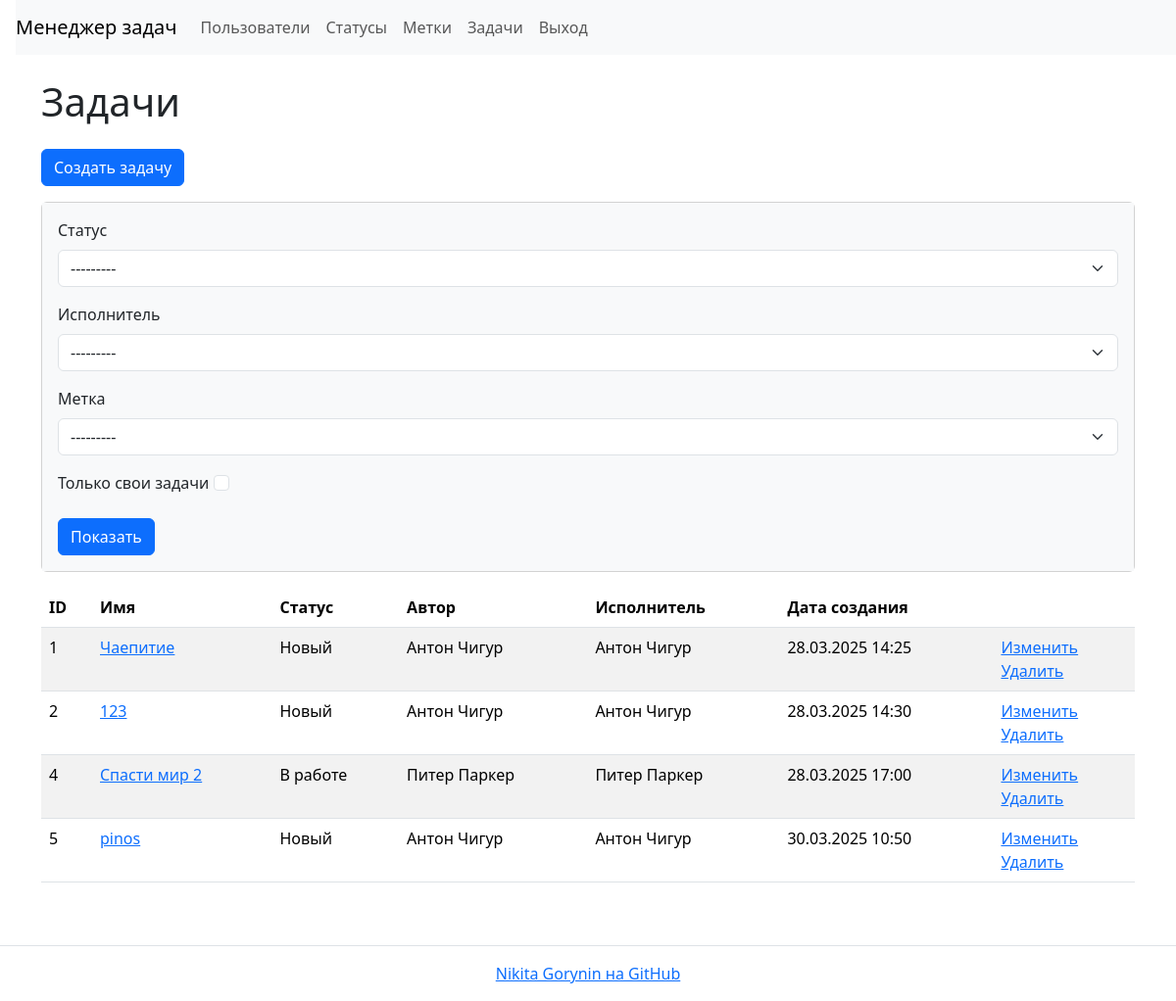
/tasks/ (signed in), run on an earlier commit of the app's database.
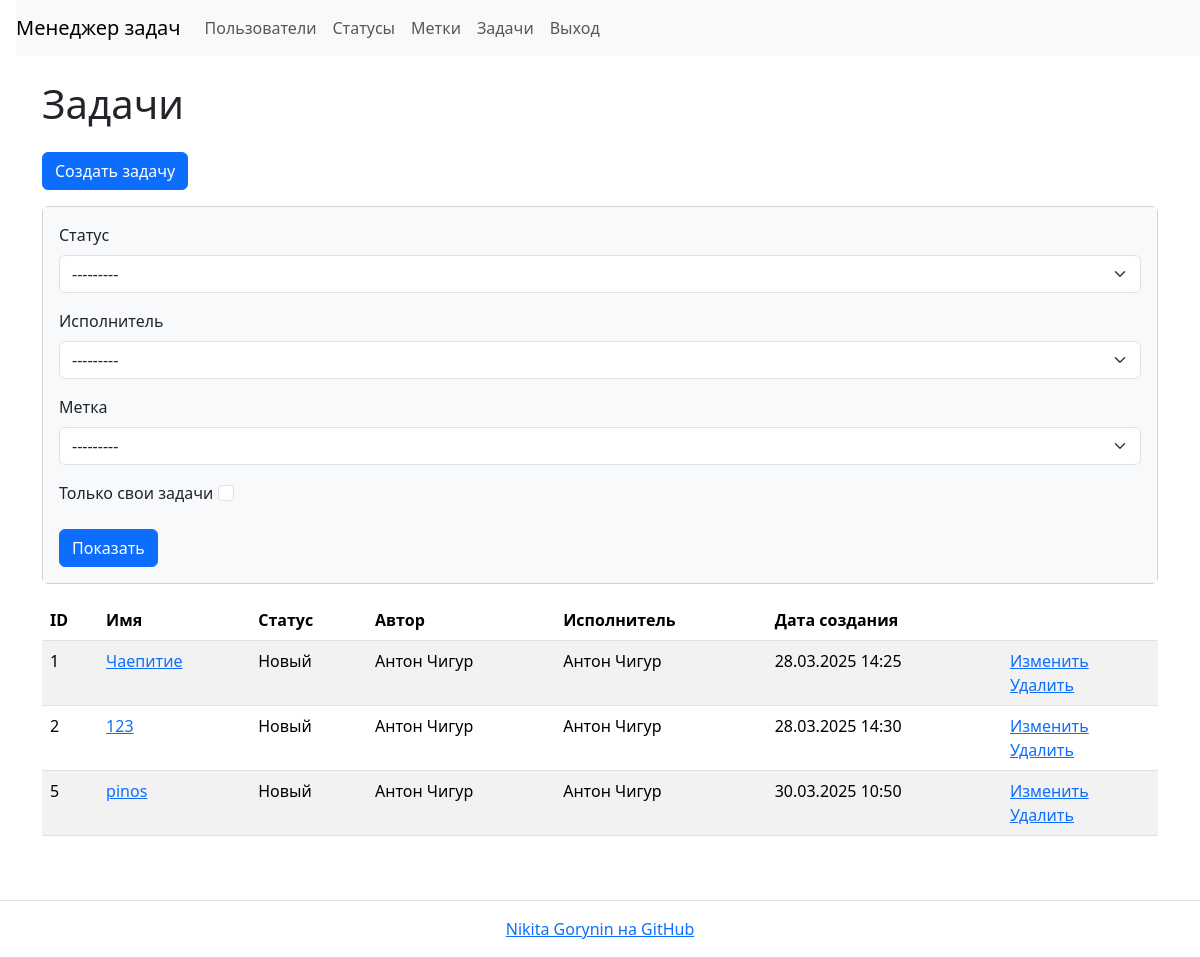
And on a later commit of the database.
### task_manager/tasks/models.py (models this page shows, shortened)
class Task(models.Model):
    name = models.CharField(
        max_length=150,
        blank=False,
        unique=True,
        verbose_name='Имя'
    )
    description = models.TextField(
        max_length=10000,
        blank=True,
        verbose_name='Описание'
    )
    date_created = models.DateTimeField(
        auto_now_add=True,
        verbose_name='Creation date'
    )
    author = models.ForeignKey(
        User,
        on_delete=models.PROTECT,
        related_name='author',
        verbose_name='Автор'
    )
    status = models.ForeignKey(
        Status,
        on_delete=models.PROTECT,
        related_name='statuses',
        verbose_name='Статус'
    )
    executor = models.ForeignKey(
        User,
        on_delete=models.PROTECT,
        related_name='executor',
        verbose_name='Исполнитель'
    )
    labels = models.ManyToManyField(
        Label,
        through='TaskLabelRelation',
        through_fields=('task', 'label'),
        blank=True,
        related_name='labels',
        verbose_name='Метки'
    )
    class Meta:
        verbose_name = 'Задача'
        verbose_name_plural = 'Задачи'

### task_manager/statuses/models.py (models this page shows)
class Status(models.Model):
    date_created = models.DateTimeField(auto_now_add=True)
    name = models.CharField(max_length=400, unique=True)
    def __str__(self):
        return self.name

### task_manager/users/models.py (models this page shows)
class User(AbstractUser):
    first_name = models.CharField(max_length=150)
    last_name = models.CharField(max_length=150)
    def __str__(self):
        return self.get_full_name()

### task_manager/tasks/views.py (the view)
# urls.py: path('', TasksListView.as_view(), name='tasks'),
class TasksListView(AuthRequiredMixin, FilterView):
    template_name = 'tasks/list.html'
    model = Task
    filterset_class = TaskFilter
    context_object_name = 'tasks'
    extra_context = {
        'header': 'Задачи'
    }

### task_manager/labels/models.py (called while the page is built)
    def __str__(self):
        return self.name

### task_manager/mixins.py (called while the page is built)
    def dispatch(self, request, *args, **kwargs):
        if not request.user.is_authenticated:
            self.error(request, self.auth_message)
            return redirect(reverse_lazy('login'))
        return super().dispatch(request, *args, **kwargs)

### task_manager/templates/tasks/list.html
{% extends "base.html" %}
{% block content %}
    <h1 class="my-4">{{ header }}</h1>
    <a class="btn btn-primary mb-3" href="{% url 'task_create' %}">Создать задачу</a>
    {% include "tasks/filter.html" %}
    <table class="table table-striped">
        <thead>
            <tr>
                <th>ID</th>
                <th>Имя</th>
                <th>Статус</th>
                <th>Автор</th>
                <th>Исполнитель</th>
                <th>Дата создания</th>
                <th></th>
            </tr>
        </thead>
        <tbody>
            {% if tasks %}
                {% for task in tasks %}
                    <tr>
                        <td>{{ task.id }}</td>
                        <td><a href="{% url 'task_show' task.id %}">{{ task.name }}</a></td>
                        <td>{{ task.status }}</td>
                        <td>{{ task.author }}</td>
                        <td>{{ task.executor }}</td>
                        <td>{{ task.date_created|date:"d.m.Y H:i" }}</td>
                        <td>
                            <a href="{% url 'task_update' task.id %}">Изменить</a>
                            <br>
                            <a href="{% url 'task_delete' task.id %}">Удалить</a>
                        </td>
                    </tr>
                {% endfor %}
            {% endif %}
        </tbody>
    </table>
{% endblock content %}

What changed in the data, as far as the page shows it:
removed Task: id "4", name "Спасти мир 2", status "В работе", author "Питер Паркер", executor "Питер Паркер", date_created "28.03.2025 17:00"
